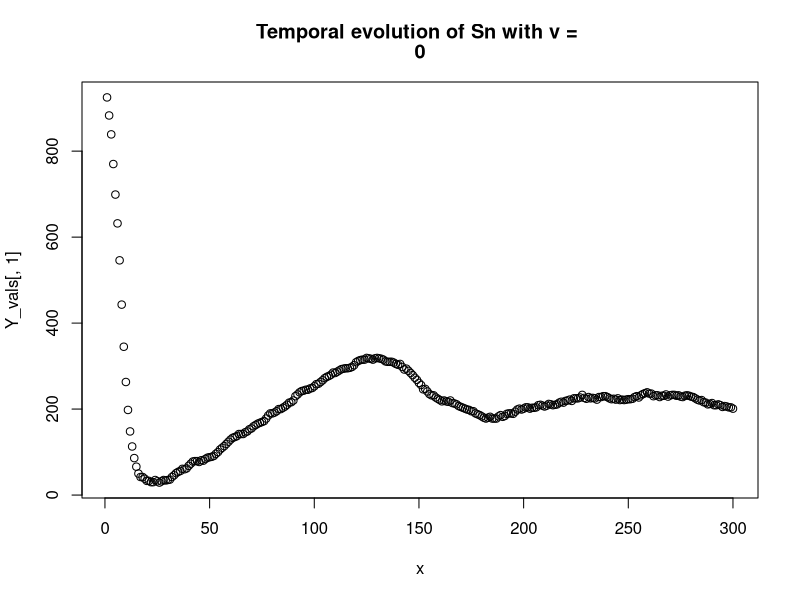
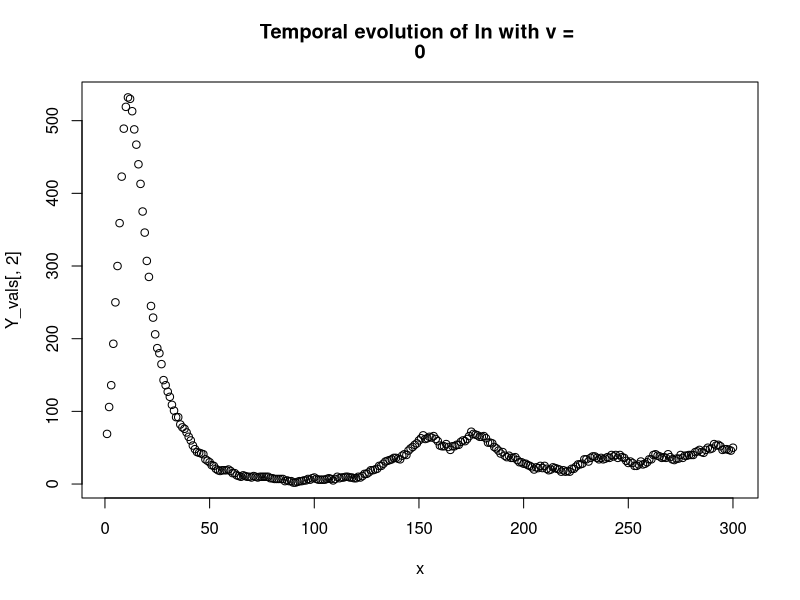
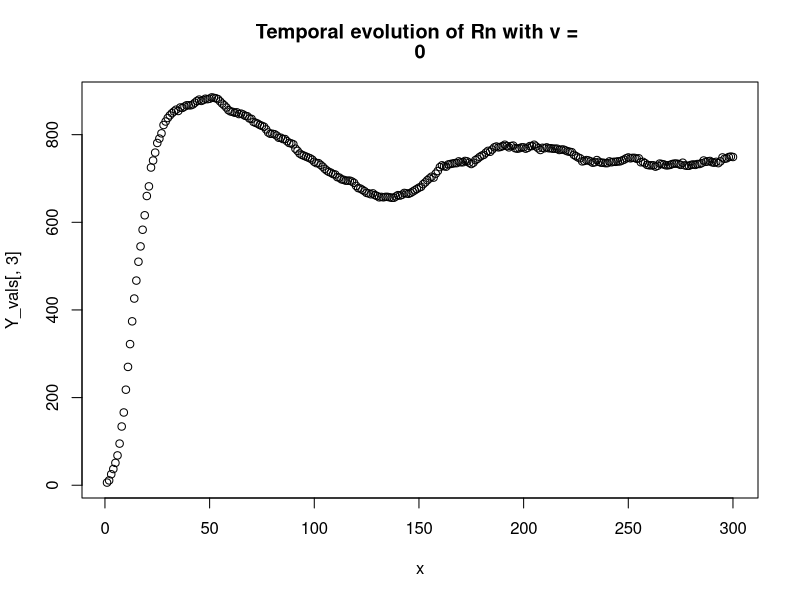
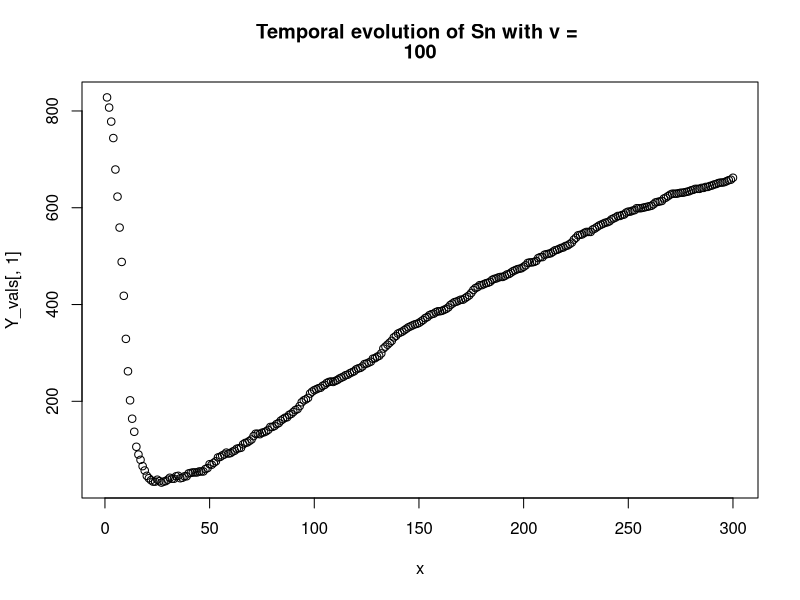
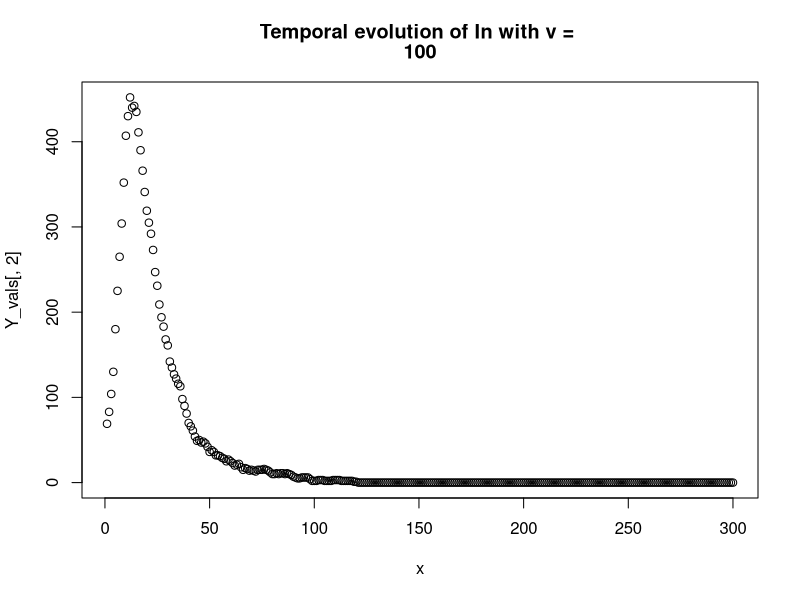
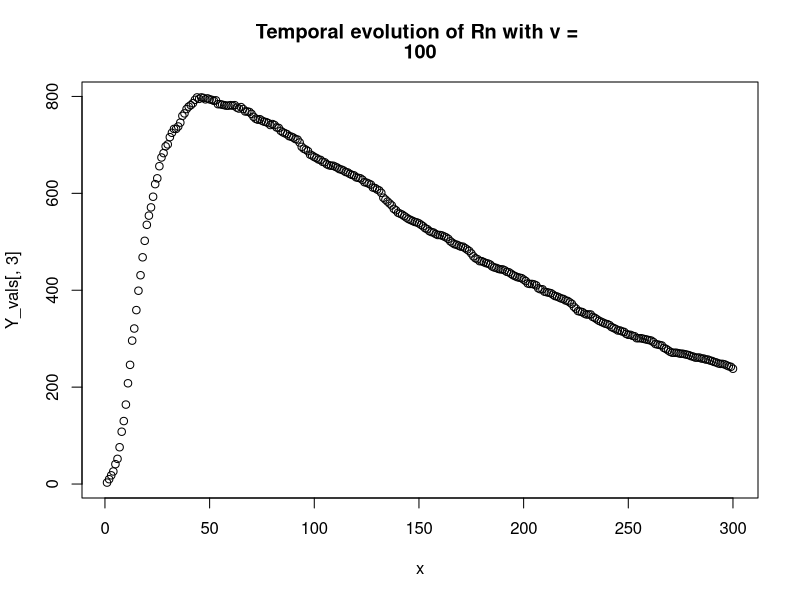
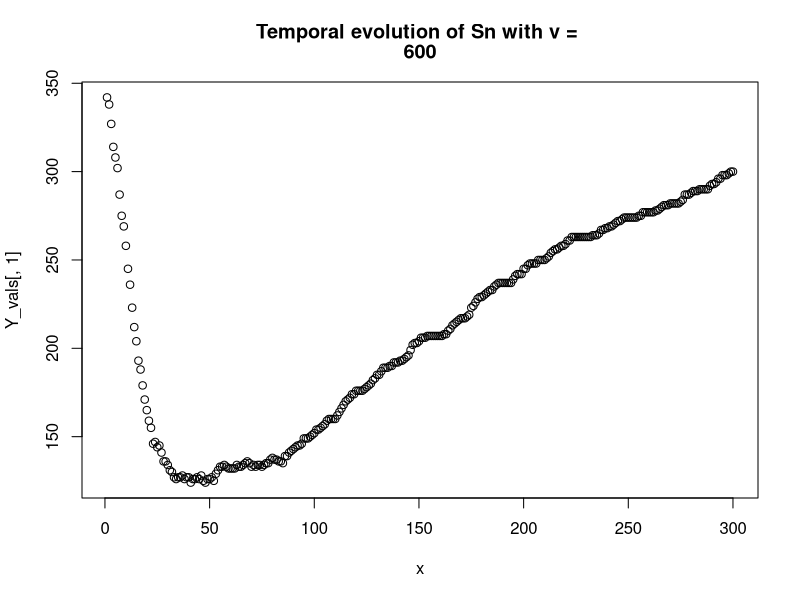
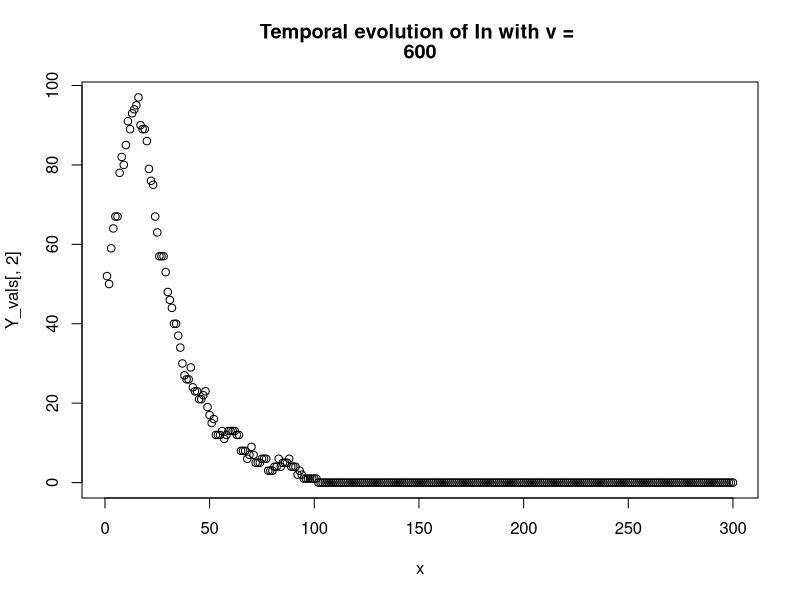

R code for these plots, in order:
rm(list = ls())

simulate_n_times = function(n, Y_curr, N,v) #Y_curr = (Sn, In, Rn), N size of population, v = num of vaccinations
{
  S_n = Y_curr[1] - v #subtract v vaccinated individuals from susceptible population, but keep N total individuals in populatopn
  I_n = Y_curr[2]
  R_n = Y_curr[3]
  
  realizations = array(dim = c(n, 3)) #to store steps
  
  alpha = 0.005
  gamma = 0.10
  
  for (i in 1:n)
  {
    beta = 0.5*I_n/N
    S_new = rbinom(1, R_n, alpha) #S_new is based on the number of candidates who can move to S which is the current number of individuals in R
    R_new = rbinom(1, I_n, gamma)
    I_new = rbinom(1, S_n, beta)
    
    #at next time step
    S_n = S_n + S_new - I_new
    I_n = I_n + I_new - R_new
    R_n = R_n + R_new - S_new #evt N - S_next - I_next
    
    realizations[i, ] = c(S_n, I_n, R_n)
    
    #check sum = 1000
    if (S_n + I_n + R_n + v != N)
    {
      stop("N NOT CONSERVED!") #debug
    }
    
  }
  
  realizations
}


Y0 = c(950, 50, 0)
x = c(1:300)
N = 1000
for (v in c(0, 100, 600, 800))
{
  Y_vals = simulate_n_times(300, Y0, N, v)
  #par(mfrow = c(3,1))
  plot(x, Y_vals[ ,1], main = c("Temporal evolution of Sn with v = ", v))
  plot(x, Y_vals[ ,2], main = c("Temporal evolution of In with v = ", v))
  plot(x, Y_vals[ ,3], main = c("Temporal evolution of Rn with v = ", v))
  
  #1f)
  #run simulation 1000 times
  num = 1000
  In_maxvals = array(dim = num)
  times_to_first_max = array(dim = num)
  for (i in 1:num)
  {
    Y0 = c(950, 50, 0)
    Y_arr = simulate_n_times(300, Y0, N, v)
    In_arr = Y_arr[, 2]
    In_maxvals[i] = max(In_arr)
    times_to_first_max[i] = which.max(In_arr)
  }
  
  expected_max_In = mean(In_maxvals)
  expected_time_to_first_max = mean(times_to_first_max)
  cat("Expected value of maximum number of infected individuals with v =", v, " :", expected_max_In, "\n")
  cat("Expected value of time until first maximum value of the number of infected individuals with v =", v, " :", expected_time_to_first_max, "\n")
}
